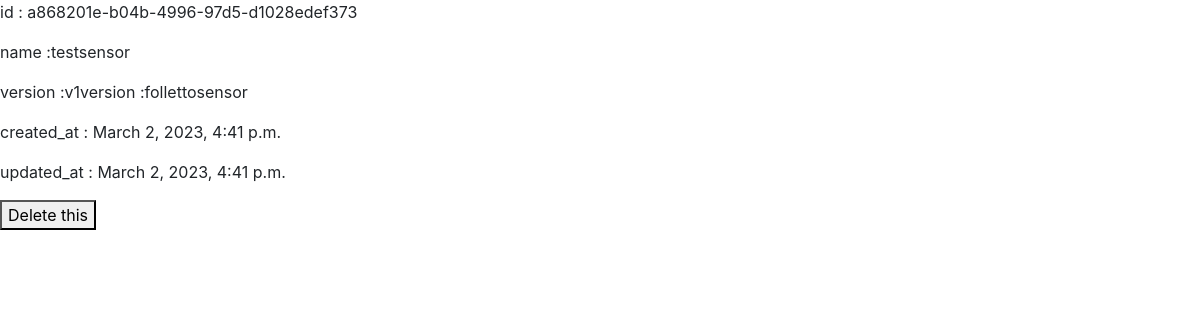
The app's page /api/v1/device/a868201e-b04b-4996-97d5-d1028edef373/sensor/a868201e-b04b-4996-97d5-d1028edef373/ with its own data.
### sensor/models.py (models this page shows)
class Sensor(models.Model):
    id = models.CharField(max_length= 36, primary_key= True, default=uuid.uuid4())
    name = models.CharField(max_length=50)
    vendor = models.CharField(max_length=50)
    version = models.CharField(max_length=36)
    created_at = models.DateTimeField(auto_now_add= True)
    updated_at = models.DateTimeField(auto_now=True)

### device/views.py (the view)
# urls.py: path('<device_id>/sensor/<sensor_id>/',views.device_sensor_del),
@csrf_exempt
def device_sensor_del(request, device_id, sensor_id):
    if request.method == 'GET':
        sensor=Sensor.objects.filter(id=sensor_id).get()
        context={'element': sensor}
        return render(request, 'devicesensordel.html', context)
    if request.method == 'DELETE':
        device = Device.objects.filter(id=device_id).get()
        sensor = Sensor.objects.filter(id=sensor_id).get()
        Device_Sensor.objects.filter(device=device, sensor=sensor).delete()
        return redirect('../')

### templates/devicesensordel.html (shortened to what this page needs)
{% load static %}
<link rel="stylesheet" type="text/css" href="{% static 'bootstrap.min.css' %}">
<div class="form-inline form-group">
    <label>id : {{ element.id }}</label>
</div>
<div class="form-inline form-group">
    <label>name : </label><label>
    {{ element.name }}
</label>
</div>
<div class="form-inline form-group">
    <label>version : </label><label>
    {{ element.version }}
</label>
    <div class="form-inline form-group">
        <label>version : </label><label>
        {{ element.vendor }}
    </label>
    </div>
</div>
<div class="form-inline form-group">
    <label> created_at : {{ element.created_at }} </label>
</div>
<div class="form-inline form-group">
    <label>updated_at : {{ element.updated_at }} </label>
</div>
    <button type = "button" class = "delete-item">Delete this</button>

### records on screen
Sensor: id "a868201e-b04b-4996-97d5-d1028edef373", name "testsensor", version "v1", vendor "follettosensor", created_at "March 2, 2023, 4:41 p.m.", updated_at "March 2, 2023, 4:41 p.m."
